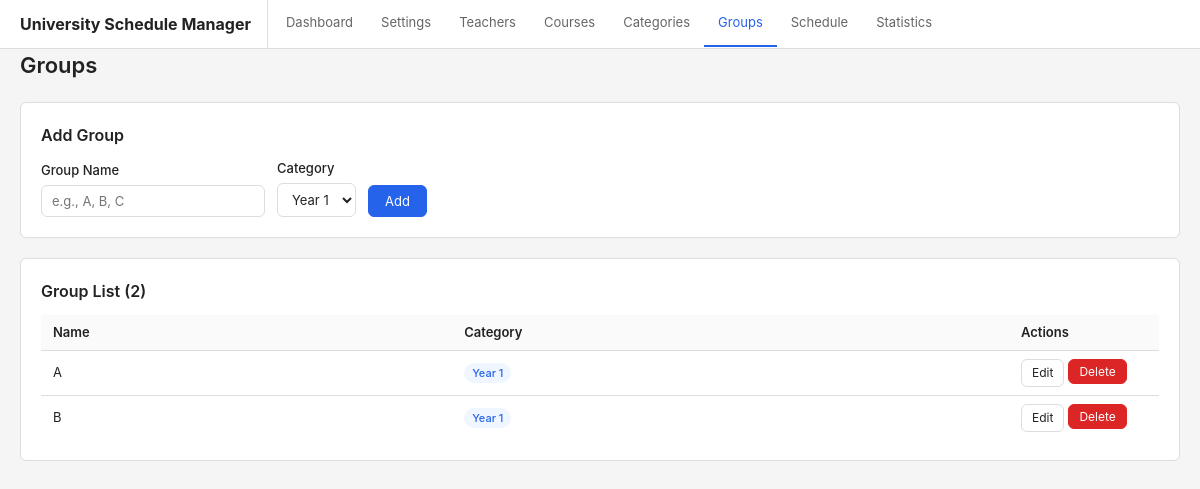
The app's page /?page=groups with its own data.
### tables this page shows
CREATE TABLE groups (
        id INTEGER PRIMARY KEY AUTOINCREMENT,
        name TEXT NOT NULL,
        category_id INTEGER NOT NULL,
        FOREIGN KEY (category_id) REFERENCES group_categories(id) ON DELETE CASCADE,
        UNIQUE(name, category_id)
    );

CREATE TABLE group_categories (
        id INTEGER PRIMARY KEY AUTOINCREMENT,
        name TEXT NOT NULL UNIQUE
    );

### pages/groups.php (the view, shortened to what this page needs)
<?php
$db = getDB();
$categories = [];
$result = $db->query("SELECT * FROM group_categories ORDER BY name");
while ($row = $result->fetchArray(SQLITE3_ASSOC)) {
    $categories[] = $row;
}
$groups = [];
$result = $db->query("SELECT g.*, gc.name as category_name FROM groups g JOIN group_categories gc ON g.category_id = gc.id ORDER BY gc.name, g.name");
while ($row = $result->fetchArray(SQLITE3_ASSOC)) {
    $groups[] = $row;
}
$editGroup = null;
?>
<div class="page-header">
    <h1>Groups</h1>
</div>
<?php if (empty($categories)): ?>
<div class="card">
    <p class="empty">Add categories first before creating groups. <a href="?page=categories">Go to Categories</a></p>
</div>
<?php else: ?>
<div class="card">
    <h2><?= $editGroup ? 'Edit Group' : 'Add Group' ?></h2>
    <form method="POST" class="form-row">
        <div class="form-group">
            <label>Group Name</label>
            <input type="text" name="name" value="<?= htmlspecialchars($editGroup['name'] ?? '') ?>" required placeholder="e.g., A, B, C">
        </div>
        <div class="form-group">
            <label>Category</label>
            <select name="category_id" required>
                <?php foreach ($categories as $cat): ?>
                <option value="<?= $cat['id'] ?>" <?= ($editGroup && $editGroup['category_id'] == $cat['id']) ? 'selected' : '' ?>>
                    <?= htmlspecialchars($cat['name']) ?>
                </option>
                <?php endforeach; ?>
            </select>
        </div>
        <button type="submit" class="btn btn-primary"><?= $editGroup ? 'Update' : 'Add' ?></button>
    </form>
</div>
<?php endif; ?>
<div class="card">
    <h2>Group List (<?= count($groups) ?>)</h2>
    <?php if (empty($groups)): ?>
        <p class="empty">No groups added yet.</p>
    <?php else: ?>
    <table>
        <thead>
            <tr>
                <th>Name</th>
                <th>Category</th>
                <th style="width: 150px;">Actions</th>
            </tr>
        </thead>
        <tbody>
        <?php foreach ($groups as $g): ?>
            <tr>
                <td><?= htmlspecialchars($g['name']) ?></td>
                <td><span class="tag tag-blue"><?= htmlspecialchars($g['category_name']) ?></span></td>
                <td>
                    <div class="inline-actions">
                        <a href="?page=groups&edit=<?= $g['id'] ?>" class="btn btn-sm">Edit</a>
                        <form method="POST" onsubmit="return confirm('Delete this group?')">
                            <button type="submit" class="btn btn-sm btn-danger">Delete</button>
                        </form>
                    </div>
                </td>
            </tr>
        <?php endforeach; ?>
        </tbody>
    </table>
    <?php endif; ?>
</div>

### assets/style.css (style rules this page uses)
*, *::before, *::after { box-sizing: border-box; margin: 0; padding: 0; }
:root { --bg: #f5f5f5; --surface: #fff; --border: #ddd; --text: #222; --text-light: #666; --primary: #2563eb; --primary-hover: #1d4ed8; --danger: #dc2626; --danger-hover: #b91c1c; --success: #16a34a; --warning: #f59e0b; --radius: 6px; }
body { font-family: -apple-system, BlinkMacSystemFont, "Segoe UI", Roboto, sans-serif; background: var(--bg); color: var(--text); line-height: 1.5; font-size: 14px; }
a { color: var(--primary); text-decoration: none; }
.page-header { display: flex; align-items: center; justify-content: space-between; margin-bottom: 20px; }
.page-header h1 { font-size: 22px; font-weight: 600; }
.card { background: var(--surface); border: 1px solid var(--border); border-radius: var(--radius); padding: 20px; margin-bottom: 20px; }
.card h2 { font-size: 16px; margin-bottom: 12px; font-weight: 600; }
table { width: 100%; border-collapse: collapse; }
th, td { text-align: left; padding: 8px 12px; border-bottom: 1px solid var(--border); font-size: 13px; }
th { font-weight: 600; background: #fafafa; }
tr:last-child td { border-bottom: none; }
.form-group { margin-bottom: 14px; }
.form-group label { display: block; font-size: 13px; font-weight: 500; margin-bottom: 4px; }
.form-row { display: flex; gap: 12px; align-items: flex-end; flex-wrap: wrap; }
.form-row .form-group { margin-bottom: 0; }
input[type="text"], input[type="number"], input[type="date"], select, textarea { width: 100%; padding: 7px 10px; border: 1px solid var(--border); border-radius: var(--radius); font-size: 13px; font-family: inherit; background: var(--surface); color: var(--text); }
.btn { display: inline-flex; align-items: center; gap: 6px; padding: 7px 16px; border: 1px solid var(--border); border-radius: var(--radius); font-size: 13px; font-family: inherit; cursor: pointer; background: var(--surface); color: var(--text); transition: background 0.15s; text-decoration: none; }
.btn-primary { background: var(--primary); color: #fff; border-color: var(--primary); }
.btn-danger { background: var(--danger); color: #fff; border-color: var(--danger); }
.btn-sm { padding: 4px 10px; font-size: 12px; }
.tag { display: inline-block; padding: 2px 8px; border-radius: 12px; font-size: 11px; font-weight: 500; }
.tag-blue { background: #eff6ff; color: var(--primary); }
.inline-actions { display: flex; gap: 4px; }

### records on screen
groups: name "A", category.name "Year 1"
groups: name "B", category.name "Year 1"

### other values on screen
APP_NAME "University Schedule Manager"
count($groups) "2"
form field category_id "Year 1"
